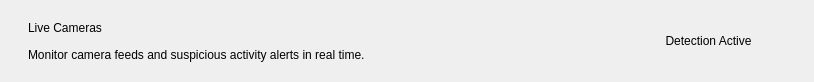
        <widget class="QFrame" name="headerFrame">
         <property name="minimumSize">
          <size>
           <width>0</width>
           <height>82</height>
          </size>
         </property>
         <property name="maximumSize">
          <size>
           <width>16777215</width>
           <height>82</height>
          </size>
         </property>
         <layout class="QHBoxLayout" name="headerLayout">
          <property name="leftMargin">
           <number>28</number>
          </property>
          <property name="topMargin">
           <number>16</number>
          </property>
          <property name="rightMargin">
           <number>28</number>
          </property>
          <property name="bottomMargin">
           <number>16</number>
          </property>

          <item>
           <layout class="QVBoxLayout" name="pageTitleLayout">
            <property name="spacing">
             <number>3</number>
            </property>
            <item>
             <widget class="QLabel" name="pageTitleLabel">
              <property name="text">
               <string>Live Cameras</string>
              </property>
             </widget>
            </item>
            <item>
             <widget class="QLabel" name="pageSubtitleLabel">
              <property name="text">
               <string>Monitor camera feeds and suspicious activity alerts in real time.</string>
              </property>
             </widget>
            </item>
           </layout>
          </item>

          <item>
           <spacer name="headerSpacer">
            <property name="orientation">
             <enum>Qt::Horizontal</enum>
            </property>
            <property name="sizeHint" stdset="0">
             <size>
              <width>260</width>
              <height>20</height>
             </size>
            </property>
           </spacer>
          </item>

          <item>
           <widget class="QLabel" name="detectionStatusBadge">
            <property name="minimumSize">
             <size>
              <width>155</width>
              <height>38</height>
             </size>
            </property>
            <property name="text">
             <string>Detection Active</string>
            </property>
            <property name="alignment">
             <set>Qt::AlignCenter</set>
            </property>
           </widget>
          </item>

         </layout>
        </widget>
